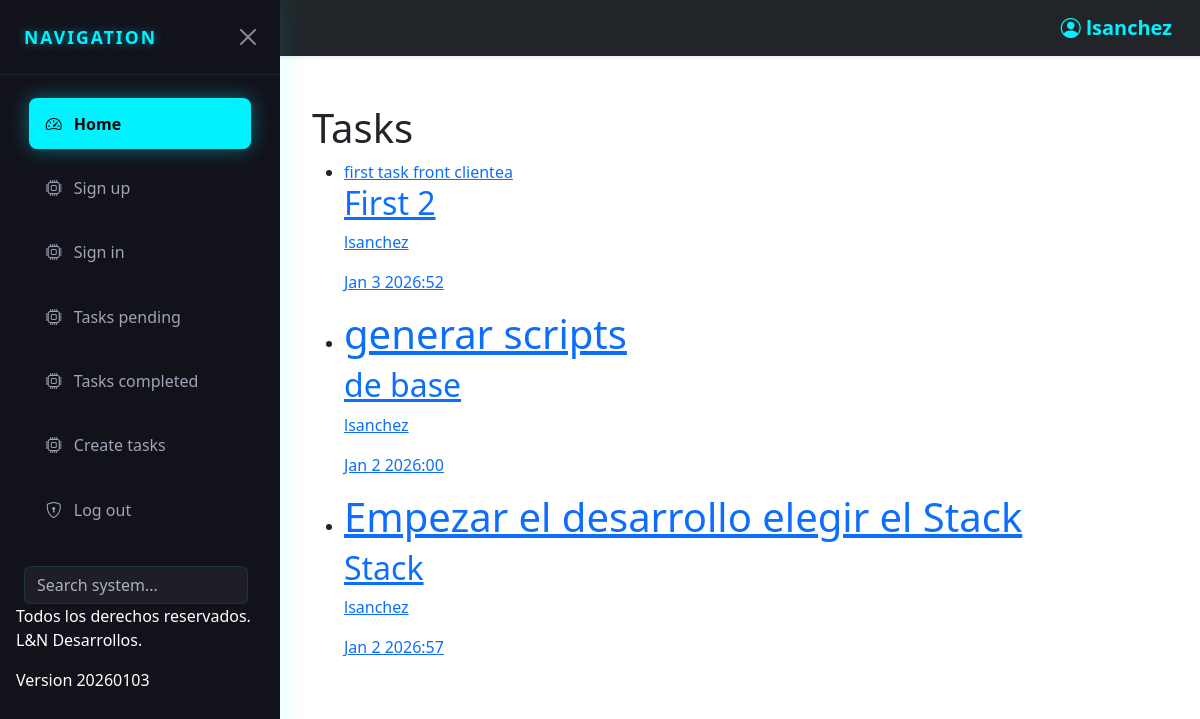
The app's page /tasks_completed/ (signed in), older data.
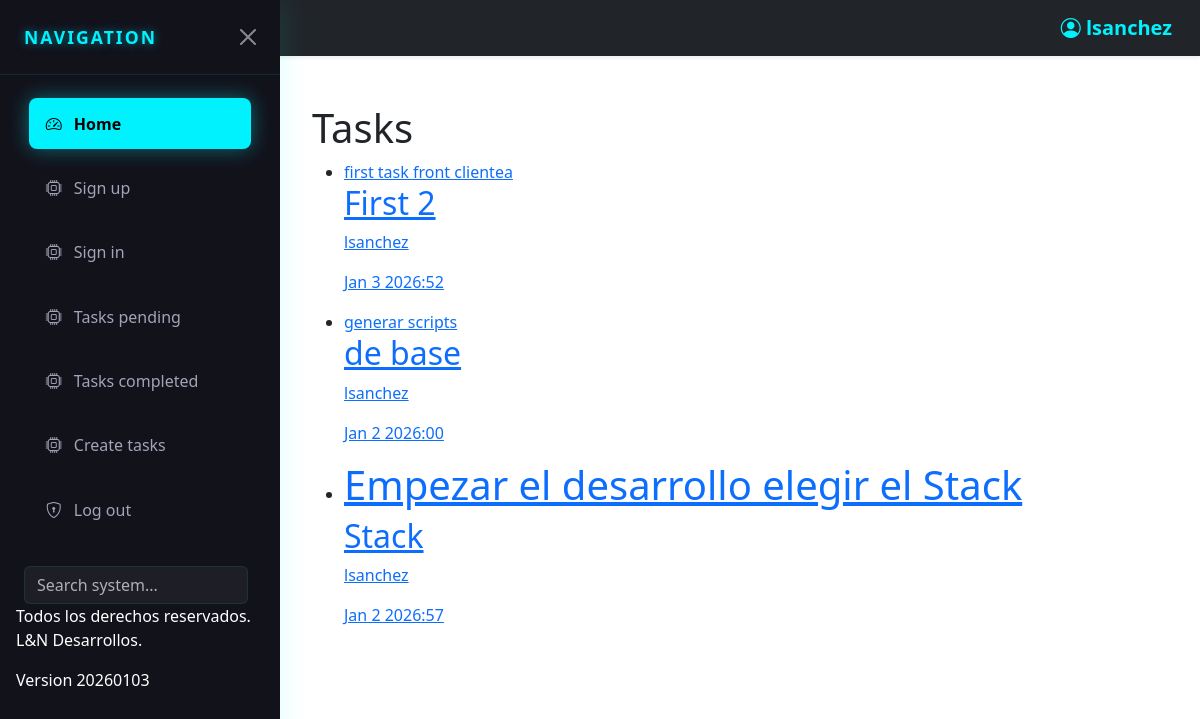
The same page, newer data.
### tasks/models.py (models this page shows, shortened)
class Task(models.Model):
    title=models.CharField(max_length=200)
    description=models.TextField(blank=True)
    datecreated=models.DateTimeField(auto_now_add=True)
    datecompleted=models.DateTimeField(null=True)
    important=models.BooleanField(default=True)
    user=models.ForeignKey(User, on_delete=models.CASCADE)

### tasks/views.py (the view)
# urls.py: path('tasks_completed/',views.tasks_completed,name='tasks_completed'),
@login_required
def tasks_completed(request):
    tasks=Task.objects.filter(user=request.user,datecompleted__isnull=False).order_by('-datecompleted')
    return render(request, 'tasks.html', {'tasks':tasks} )

### tasks/templates/tasks.html (shortened to what this page needs)
{% extends 'base.html' %}
{% block content %}
<h1>Tasks</h1>
<ul>
    {% for task in tasks %}
<li>
    <a href="{% url 'task_detail' task.id %}">
   {% if task.important %}
   <h1>{{ task.title }}</h1>
   {% else %}
   {{ task.title }}
   {% endif %}
   <h2>
    {{ task.description }}
   </h2>
   <p> {{ task.user.username }} </p>
   <p> {{ task.datecompleted|date:'M j Y:i' }} </p>
</li>
    {% endfor %}
</ul>
{% endblock %}

Row changes from the older to the newer data that the page shows:
changed Task "de base": important True → False (drawn)
